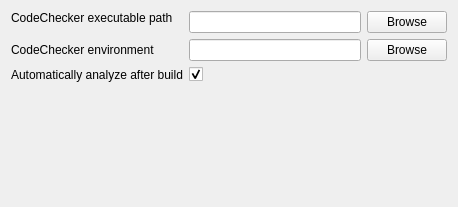
<?xml version="1.0" encoding="UTF-8"?>
<ui version="4.0">
 <class>OptionsPageWidget</class>
 <widget class="QWidget" name="OptionsPageWidget">
  <property name="geometry">
   <rect>
    <x>0</x>
    <y>0</y>
    <width>458</width>
    <height>207</height>
   </rect>
  </property>
  <property name="windowTitle">
   <string>Form</string>
  </property>
  <layout class="QGridLayout" name="gridLayout" rowstretch="0,0,0,1,0,0">
   <property name="sizeConstraint">
    <enum>QLayout::SetDefaultConstraint</enum>
   </property>
   <item row="0" column="1" alignment="Qt::AlignTop">
    <widget class="QLineEdit" name="le_path"/>
   </item>
   <item row="0" column="0" alignment="Qt::AlignTop">
    <widget class="QLabel" name="label">
     <property name="text">
      <string>CodeChecker executable path</string>
     </property>
    </widget>
   </item>
   <item row="0" column="2">
    <widget class="QPushButton" name="pushButton">
     <property name="text">
      <string>Browse</string>
     </property>
    </widget>
   </item>
   <item row="1" column="2">
    <widget class="QPushButton" name="pushButton_2">
     <property name="text">
      <string>Browse</string>
     </property>
    </widget>
   </item>
   <item row="1" column="1">
    <widget class="QLineEdit" name="le_env"/>
   </item>
   <item row="1" column="0">
    <widget class="QLabel" name="label_2">
     <property name="text">
      <string>CodeChecker environment</string>
     </property>
    </widget>
   </item>
   <item row="2" column="1">
    <widget class="QCheckBox" name="checkBox">
     <property name="text">
      <string/>
     </property>
     <property name="checked">
      <bool>true</bool>
     </property>
    </widget>
   </item>
   <item row="2" column="0">
    <widget class="QLabel" name="label_3">
     <property name="text">
      <string>Automatically analyze after build</string>
     </property>
    </widget>
   </item>
  </layout>
 </widget>
 <resources/>
 <connections/>
</ui>
